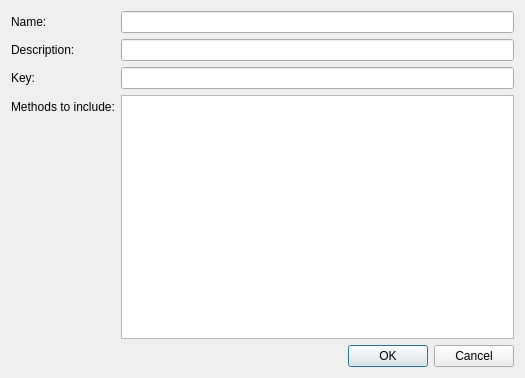
<?xml version="1.0" encoding="UTF-8"?>
<ui version="4.0">
 <class>NewClassDialog</class>
 <widget class="QWidget" name="NewClassDialog">
  <property name="geometry">
   <rect>
    <x>0</x>
    <y>0</y>
    <width>525</width>
    <height>378</height>
   </rect>
  </property>
  <property name="windowTitle">
   <string>Form</string>
  </property>
  <layout class="QFormLayout" name="formLayout">
   <item row="0" column="0">
    <widget class="QLabel" name="lblName">
     <property name="text">
      <string>Name:</string>
     </property>
    </widget>
   </item>
   <item row="0" column="1">
    <widget class="QLineEdit" name="txtName"/>
   </item>
   <item row="1" column="0">
    <widget class="QLabel" name="lblDescription">
     <property name="text">
      <string>Description:</string>
     </property>
    </widget>
   </item>
   <item row="1" column="1">
    <widget class="QLineEdit" name="txtDescription"/>
   </item>
   <item row="3" column="0">
    <widget class="QLabel" name="lblKey">
     <property name="text">
      <string>Key:</string>
     </property>
    </widget>
   </item>
   <item row="3" column="1">
    <widget class="QLineEdit" name="txtKey"/>
   </item>
   <item row="4" column="1">
    <widget class="QTableWidget" name="tableMethods">
     <property name="alternatingRowColors">
      <bool>true</bool>
     </property>
    </widget>
   </item>
   <item row="4" column="0">
    <widget class="QLabel" name="lblMethods">
     <property name="text">
      <string>Methods to include:</string>
     </property>
    </widget>
   </item>
   <item row="5" column="1">
    <widget class="QDialogButtonBox" name="buttonBox">
     <property name="standardButtons">
      <set>QDialogButtonBox::Cancel|QDialogButtonBox::Ok</set>
     </property>
    </widget>
   </item>
  </layout>
 </widget>
 <resources/>
 <connections/>
</ui>
